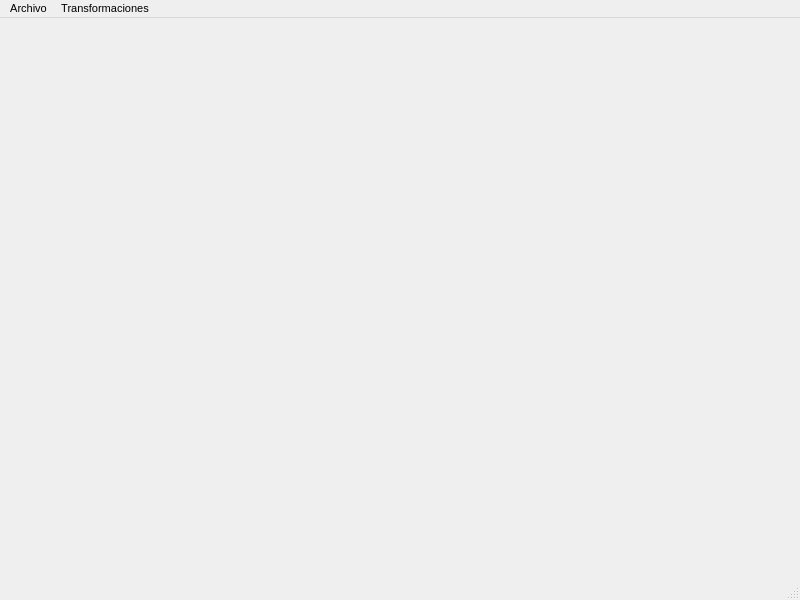
<ui version="4.0" >
 <class>AppMainWindow</class>
 <widget class="QMainWindow" name="AppMainWindow" >
  <property name="windowModality" >
   <enum>Qt::ApplicationModal</enum>
  </property>
  <property name="geometry" >
   <rect>
    <x>0</x>
    <y>0</y>
    <width>800</width>
    <height>600</height>
   </rect>
  </property>
  <property name="font" >
   <font>
    <pointsize>8</pointsize>
   </font>
  </property>
  <property name="windowTitle" >
   <string>QT MAD Tool</string>
  </property>
  <property name="windowIcon" >
   <iconset resource="icon.qrc" >:/new/prefix1/w3d.gif</iconset>
  </property>
  <widget class="QWidget" name="centralwidget" >
   <widget class="MyGLWidget" native="1" name="mainFrame" >
    <property name="geometry" >
     <rect>
      <x>0</x>
      <y>0</y>
      <width>791</width>
      <height>541</height>
     </rect>
    </property>
    <property name="focusPolicy" >
     <enum>Qt::WheelFocus</enum>
    </property>
    <property name="acceptDrops" >
     <bool>true</bool>
    </property>
   </widget>
  </widget>
  <widget class="QMenuBar" name="menubar" >
   <property name="geometry" >
    <rect>
     <x>0</x>
     <y>0</y>
     <width>800</width>
     <height>28</height>
    </rect>
   </property>
   <widget class="QMenu" name="menuArchivo" >
    <property name="title" >
     <string>Archivo</string>
    </property>
    <addaction name="actionImportar" />
    <addaction name="actionExportar" />
    <addaction name="actionCargar_Textura" />
    <addaction name="actionSalir" />
   </widget>
   <widget class="QMenu" name="menuTransformaciones" >
    <property name="title" >
     <string>Transformaciones</string>
    </property>
    <addaction name="actionEscalar" />
    <addaction name="actionRotar" />
   </widget>
   <addaction name="menuArchivo" />
   <addaction name="menuTransformaciones" />
  </widget>
  <widget class="QStatusBar" name="statusbar" />
  <action name="actionImportar" >
   <property name="icon" >
    <iconset resource="icon.qrc" >:/new/prefix1/project_open.png</iconset>
   </property>
   <property name="text" >
    <string>Importar</string>
   </property>
   <property name="font" >
    <font>
     <pointsize>8</pointsize>
    </font>
   </property>
  </action>
  <action name="actionExportar" >
   <property name="icon" >
    <iconset resource="icon.qrc" >:/new/prefix1/fileexport.png</iconset>
   </property>
   <property name="text" >
    <string>Exportar</string>
   </property>
   <property name="font" >
    <font>
     <pointsize>8</pointsize>
    </font>
   </property>
  </action>
  <action name="actionCargar_Textura" >
   <property name="icon" >
    <iconset resource="icon.qrc" >:/new/prefix1/imagegallery.png</iconset>
   </property>
   <property name="text" >
    <string>Cargar Textura</string>
   </property>
   <property name="font" >
    <font>
     <pointsize>8</pointsize>
    </font>
   </property>
  </action>
  <action name="actionSalir" >
   <property name="icon" >
    <iconset resource="icon.qrc" >:/new/prefix1/exit.png</iconset>
   </property>
   <property name="text" >
    <string>Salir</string>
   </property>
   <property name="font" >
    <font>
     <pointsize>8</pointsize>
    </font>
   </property>
  </action>
  <action name="actionEscalar" >
   <property name="icon" >
    <iconset resource="icon.qrc" >:/new/prefix1/viewmagfit.png</iconset>
   </property>
   <property name="text" >
    <string>Escalar</string>
   </property>
   <property name="font" >
    <font>
     <family>Sans Serif</family>
     <pointsize>8</pointsize>
    </font>
   </property>
  </action>
  <action name="actionEje_X" >
   <property name="icon" >
    <iconset resource="icon.qrc" >:/new/prefix1/rotate.png</iconset>
   </property>
   <property name="text" >
    <string>Eje X</string>
   </property>
  </action>
  <action name="actionEje_Y" >
   <property name="icon" >
    <iconset resource="icon.qrc" >:/new/prefix1/rotate.png</iconset>
   </property>
   <property name="text" >
    <string>Eje Y</string>
   </property>
  </action>
  <action name="actionEje_Z" >
   <property name="icon" >
    <iconset resource="icon.qrc" >:/new/prefix1/rotate.png</iconset>
   </property>
   <property name="text" >
    <string>Eje Z</string>
   </property>
  </action>
  <action name="actionRotar" >
   <property name="icon" >
    <iconset resource="icon.qrc" >:/new/prefix1/rotate.png</iconset>
   </property>
   <property name="text" >
    <string>Rotar</string>
   </property>
   <property name="font" >
    <font>
     <pointsize>8</pointsize>
    </font>
   </property>
  </action>
 </widget>
 <customwidgets>
  <customwidget>
   <class>MyGLWidget</class>
   <extends>QWidget</extends>
   <header>MyGLWidget.h</header>
   <container>1</container>
  </customwidget>
 </customwidgets>
 <resources>
  <include location="icon.qrc" />
 </resources>
 <connections>
  <connection>
   <sender>actionSalir</sender>
   <signal>triggered()</signal>
   <receiver>AppMainWindow</receiver>
   <slot>close()</slot>
   <hints>
    <hint type="sourcelabel" >
     <x>-1</x>
     <y>-1</y>
    </hint>
    <hint type="destinationlabel" >
     <x>399</x>
     <y>299</y>
    </hint>
   </hints>
  </connection>
  <connection>
   <sender>actionImportar</sender>
   <signal>triggered()</signal>
   <receiver>mainFrame</receiver>
   <slot>ImportarModelo()</slot>
   <hints>
    <hint type="sourcelabel" >
     <x>-1</x>
     <y>-1</y>
    </hint>
    <hint type="destinationlabel" >
     <x>395</x>
     <y>299</y>
    </hint>
   </hints>
  </connection>
  <connection>
   <sender>actionCargar_Textura</sender>
   <signal>triggered()</signal>
   <receiver>mainFrame</receiver>
   <slot>LoadTexture()</slot>
   <hints>
    <hint type="sourcelabel" >
     <x>-1</x>
     <y>-1</y>
    </hint>
    <hint type="destinationlabel" >
     <x>395</x>
     <y>298</y>
    </hint>
   </hints>
  </connection>
 </connections>
</ui>
